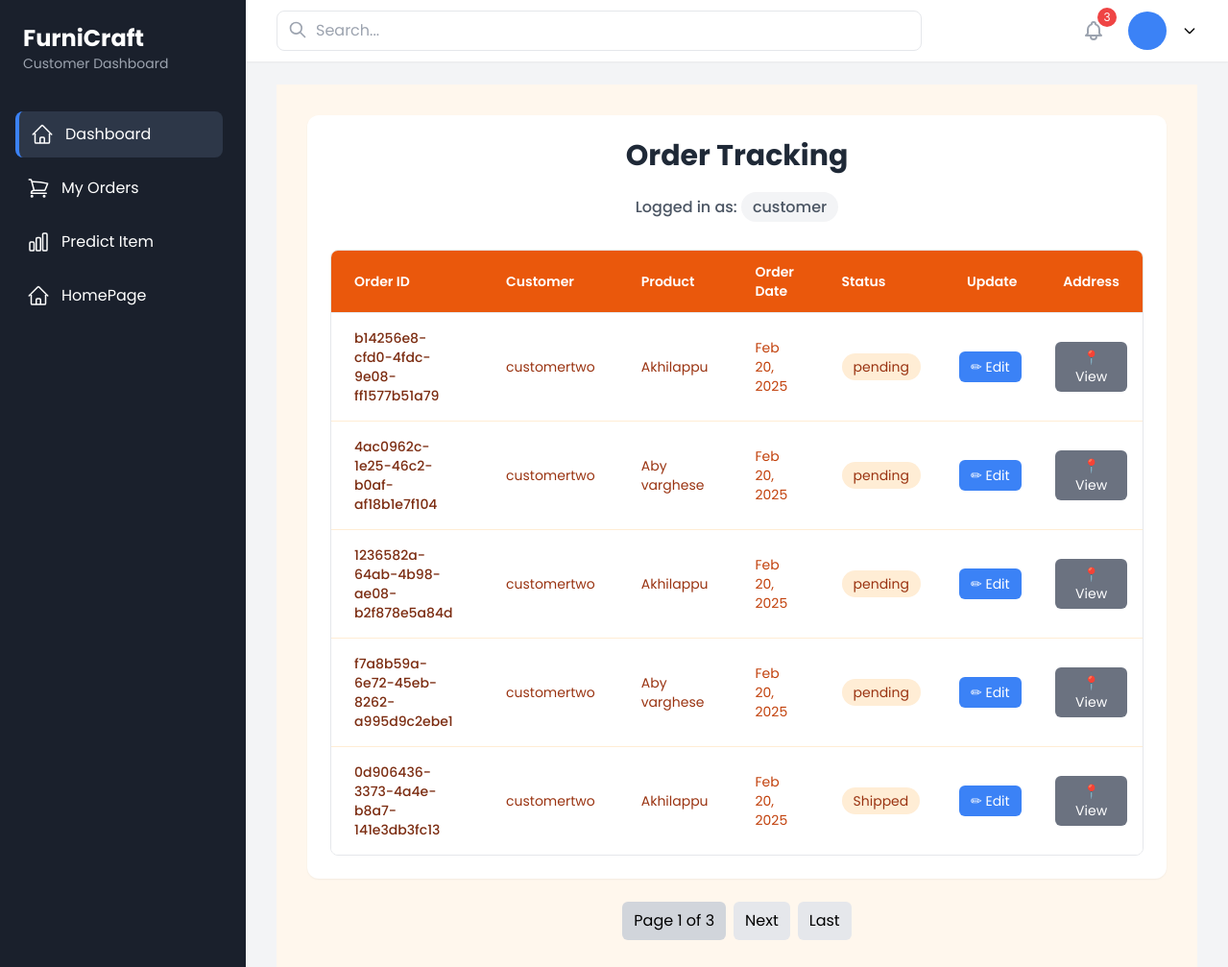
/track-orders/ (signed in), run on the app's committed database.
### authentication/models.py (models this page shows, shortened)
class CustomUser(AbstractUser):
    ROLE_CHOICES = [
        ("admin", "Admin"),
        ("customer", "Customer"),
        ("seller", "Seller"),
        ("delivery_guy", "Delivery Guy"),
    ]
    role = models.CharField(max_length=20, choices=ROLE_CHOICES, default="customer")
    groups = models.ManyToManyField(Group, related_name="customuser_groups", blank=True)
    user_permissions = models.ManyToManyField(Permission, related_name="customuser_permissions", blank=True)
    def __str__(self):
        return f"{self.username} ({self.role})"

class Order(models.Model):
    STATUS_CHOICES = [
        ("pending", "Pending"),
        ("confirmed", "Confirmed"),
        ("accepted", "Accepted"),
        ("shipped", "Shipped"),
        ("delivered", "Delivered"),
        ("cancelled", "Cancelled"),
        ("returned", "Returned"),
    ]
    PAYMENT_METHODS = [
        ("cod", "Cash on Delivery"),
    ]
    order_id = models.UUIDField(default=uuid.uuid4, unique=True, editable=False)
    customer = models.ForeignKey(Customer, on_delete=models.CASCADE, related_name="orders")
    product = models.ForeignKey(Product, on_delete=models.CASCADE, related_name="orders")
    seller = models.ForeignKey(Seller, on_delete=models.CASCADE, related_name="orders_seller")
    quantity = models.PositiveIntegerField(default=1)
    total_price = models.DecimalField(max_digits=10, decimal_places=2)
    status = models.CharField(max_length=20, choices=STATUS_CHOICES, default="pending")
    payment_method = models.CharField(max_length=10, choices=PAYMENT_METHODS, default="cod")
    ordered_at = models.DateTimeField(auto_now_add=True)
    delivery_address = models.ForeignKey(DeliveryAddress, on_delete=models.SET_NULL, null=True, blank=True)  # ✅ Added this field

class Customer(models.Model):
    user = models.OneToOneField(CustomUser, on_delete=models.CASCADE, primary_key=True)
    address = models.TextField()
    phone_number = models.CharField(max_length=15)

class Product(models.Model):
    name = models.CharField(max_length=255)
    category = models.ForeignKey(Category, on_delete=models.CASCADE, related_name="products")
    created_by = models.ForeignKey(Seller, on_delete=models.CASCADE)
    description = models.TextField()
    price = models.DecimalField(max_digits=10, decimal_places=2)
    image = models.ImageField(upload_to="products/")
    is_approved = models.BooleanField(default=False)
    stock = models.PositiveIntegerField(default=0)

### authentication/views.py (the view)
# urls.py: path("track-orders/", track_orders, name="track_orders"),
def track_orders(request):
    user = request.user
    print(f"User: {user}, Role: {getattr(user, 'role', 'No role')}")
    if user.role == "admin":
        orders = Order.objects.select_related("customer", "product", "delivery").order_by("-ordered_at")
    elif hasattr(user, "seller"):  # If user is a seller
        print("User is a seller")
        orders = Order.objects.filter(seller = request.user.seller).select_related("customer", "product", "delivery").order_by("-ordered_at")
    elif hasattr(user, "customer"):  # If user is a customer
        print("User is a customer")
        orders = Order.objects.filter(customer=user.customer).select_related("product", "delivery").order_by("-ordered_at")
    elif hasattr(user, "delivery_guy"):  # If user is a delivery guy
        print("User is a delivery guy")
        orders = Order.objects.filter(delivery=user.delivery_guy).select_related("customer", "product").order_by("-ordered_at")
    else:
        print("User has no role")
        orders = Order.objects.none()  # Empty queryset if user has no role
    print(f"Orders found: {orders.count()}")
    paginator = Paginator(orders, 5)
    page_number = request.GET.get("page")
    orders_page = paginator.get_page(page_number)
    return render(request, "track_orders.html", {"orders": orders_page})

### authentication/context_processors.py (called while the page is built)
def base_template_processor(request):
    base_template = None
    if request.user.is_authenticated:
        user_role = request.user.role
        base_templates = {
            "admin": "base/admin_base.html",
            "customer": "base/customer_base.html",
            "seller": "base/seller_base.html",
            "delivery_guy": "base/delivery_base.html",
        }
        base_template = base_templates.get(user_role, base_template)
    return {"base_template": base_template}

### templates/track_orders.html (shortened to what this page needs)
{% extends base_template %}
{% block content %}
<div class="bg-orange-50 min-h-screen p-8">
    <div class="max-w-7xl mx-auto">
        <div class="bg-white rounded-xl shadow-sm p-6 mb-6">
            <h2 class="text-3xl font-bold text-gray-800 text-center mb-6">Order Tracking</h2>
            <div class="text-center mb-8">
                <p class="text-gray-600 font-medium">
                    Logged in as: <span class="bg-gray-100 px-3 py-1 rounded-full">{{ user.role|default:"No Role Assigned" }}</span>
                </p>
            </div>
            <div class="overflow-x-auto rounded-lg border border-gray-200">
                <table class="min-w-full divide-y divide-gray-200">
                    <thead class="bg-orange-600 text-white">
                        <tr>
                            <th class="px-6 py-3 text-left text-sm font-semibold">Order ID</th>
                            <th class="px-6 py-3 text-left text-sm font-semibold">Customer</th>
                            <th class="px-6 py-3 text-left text-sm font-semibold">Product</th>
                            <th class="px-6 py-3 text-left text-sm font-semibold">Order Date</th>
                            <th class="px-6 py-3 text-left text-sm font-semibold">Status</th>
                            <th class="px-6 py-3 text-left text-sm font-semibold">Update</th>
                            <th class="px-6 py-3 text-left text-sm font-semibold">Address</th>
                        </tr>
                    </thead>
                    <tbody class="bg-white divide-y divide-orange-100">
                        {% for order in orders %}
                        <tr class="hover:bg-orange-50 transition-colors">
                            <td class="px-6 py-4 text-sm text-orange-900 font-medium">{{ order.order_id }}</td>
                            <td class="px-6 py-4 text-sm text-orange-800">{{ order.customer.user.username }}</td>
                            <td class="px-6 py-4 text-sm text-orange-800">{{ order.product.name }}</td>
                            <td class="px-6 py-4 text-sm text-orange-700">{{ order.ordered_at|date:"M d, Y" }}</td>
                            <td class="px-6 py-4">
                                <span class="px-3 py-1 rounded-full text-sm
                                    {% if order.status == 'Delivered' %}bg-green-100 text-green-800
                                    {% elif order.status == 'Cancelled' %}bg-red-100 text-red-800
                                    {% else %}bg-orange-100 text-orange-800{% endif %}">
                                    {{ order.status }}
                                </span>
                            </td>
                            <td class="px-4 py-2">
                                <button onclick="openEditModal('{{ order.id }}', '{{ order.status }}')"
                                    class="px-3 py-1.5 bg-blue-500 text-white rounded-md hover:bg-blue-600 text-sm">
                                    ✏ Edit
                                </button>
                            </td>
                            <td class="px-4 py-2">
                                <button onclick="showAddress('{{ order.delivery_address.address|escapejs }}', '{{ order.delivery_address.zipcode|escapejs }}')"
                                    class="px-3 py-1.5 bg-gray-500 text-white rounded-md hover:bg-gray-600 text-sm">
                                    📍 View
                                </button>
                            </td>
                        </tr>
                        {% empty %}
                        <tr>
                            <td colspan="8" class="px-6 py-4 text-center text-orange-600">No orders found</td>
                        </tr>
                        {% endfor %}
                    </tbody>
                </table>
            </div>
        </div>
    </div>
    <div class="flex justify-center mt-6">
        <span class="px-3 py-2 bg-gray-300 rounded-md mx-1">
            Page {{ orders.number }} of {{ orders.paginator.num_pages }}
        </span>
        {% if orders.has_next %}
            <a href="?page={{ orders.next_page_number }}" class="px-3 py-2 bg-gray-200 rounded-md mx-1">Next</a>
            <a href="?page={{ orders.paginator.num_pages }}" class="px-3 py-2 bg-gray-200 rounded-md mx-1">Last</a>
        {% endif %}
    </div>
</div>
{% endblock %}

### templates/base/customer_base.html (style rules this page uses)
* { font-family: 'Poppins', sans-serif; }

### data on the page
CustomUser: role "customer"
Order: order_id "b14256e8-cfd0-4fdc-9e08-ff1577b51a79", customer.user.username "customertwo", product.name "Akhilappu", ordered_at "Feb 20, 2025", status "pending"
Order: order_id "4ac0962c-1e25-46c2-b0af-af18b1e7f104", customer.user.username "customertwo", product.name "Aby varghese", ordered_at "Feb 20, 2025", status "pending"
Order: order_id "1236582a-64ab-4b98-ae08-b2f878e5a84d", customer.user.username "customertwo", product.name "Akhilappu", ordered_at "Feb 20, 2025", status "pending"
Order: order_id "f7a8b59a-6e72-45eb-8262-a995d9c2ebe1", customer.user.username "customertwo", product.name "Aby varghese", ordered_at "Feb 20, 2025", status "pending"
Order: order_id "0d906436-3373-4a4e-b8a7-141e3db3fc13", customer.user.username "customertwo", product.name "Akhilappu", ordered_at "Feb 20, 2025", status "Shipped"

### other printed values
{{ orders.number }} "1"
{{ orders.paginator.num_pages }} "3"
